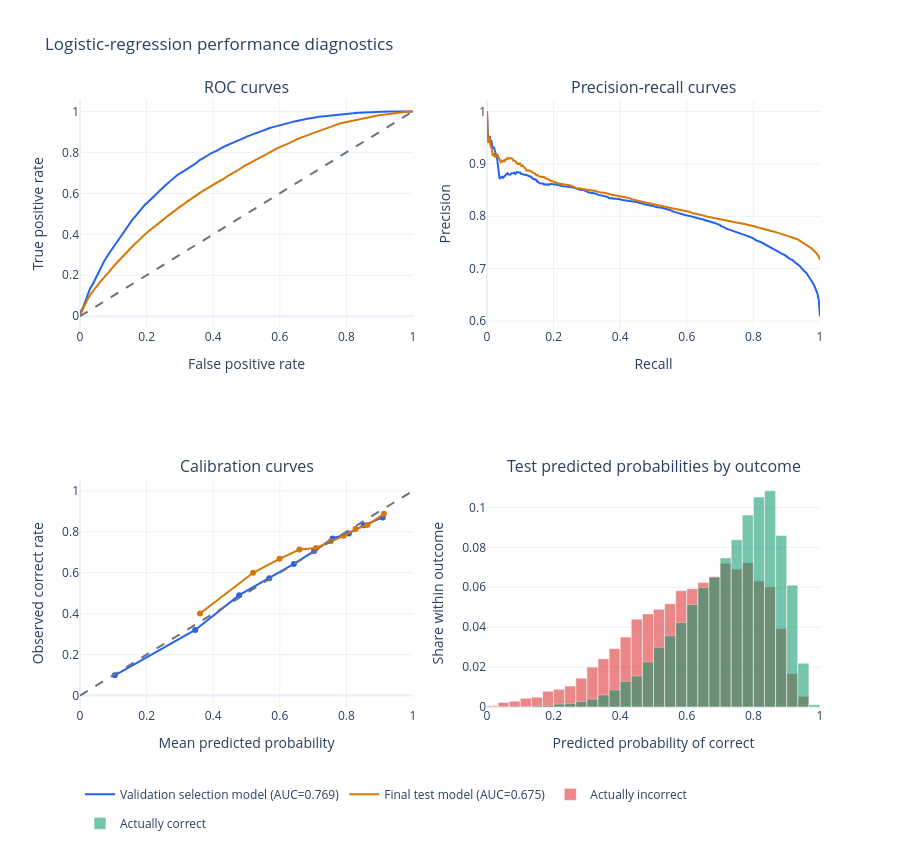

The notebook cell saved with this chart:
### Markdown cell above
## Performance curves and probability diagnostics

### Code cell
diagnostic_figure = make_subplots(
    rows=2,
    cols=2,
    subplot_titles=(
        "ROC curves",
        "Precision-recall curves",
        "Calibration curves",
        "Test predicted probabilities by outcome",
    ),
)


def thin_curve(
    x_values: np.ndarray, y_values: np.ndarray, max_points: int = 1_000
) -> tuple[np.ndarray, np.ndarray]:
    '''Retain evenly spaced plotting points while leaving metrics exact.'''
    if len(x_values) <= max_points:
        return x_values, y_values
    positions = np.unique(
        np.linspace(0, len(x_values) - 1, max_points, dtype=int)
    )
    return x_values[positions], y_values[positions]


curve_inputs = [
    ("Validation selection model", y_validation, validation_probability, "#2563EB"),
    ("Final test model", y_test, test_probability, "#D97706"),
]

for label, y_true, probability, color in curve_inputs:
    false_positive_rate, true_positive_rate, _ = roc_curve(y_true, probability)
    false_positive_rate, true_positive_rate = thin_curve(
        false_positive_rate, true_positive_rate
    )
    diagnostic_figure.add_trace(
        go.Scatter(
            x=false_positive_rate,
            y=true_positive_rate,
            mode="lines",
            name=f"{label} (AUC={roc_auc_score(y_true, probability):.3f})",
            line={"color": color},
            legendgroup=label,
        ),
        row=1,
        col=1,
    )

    precision, recall, _ = precision_recall_curve(y_true, probability)
    recall, precision = thin_curve(recall, precision)
    diagnostic_figure.add_trace(
        go.Scatter(
            x=recall,
            y=precision,
            mode="lines",
            name=f"{label} (AP={average_precision_score(y_true, probability):.3f})",
            line={"color": color},
            legendgroup=label,
            showlegend=False,
        ),
        row=1,
        col=2,
    )

    observed_rate, predicted_rate = calibration_curve(
        y_true, probability, n_bins=10, strategy="quantile"
    )
    diagnostic_figure.add_trace(
        go.Scatter(
            x=predicted_rate,
            y=observed_rate,
            mode="lines+markers",
            name=label,
            line={"color": color},
            legendgroup=label,
            showlegend=False,
        ),
        row=2,
        col=1,
    )

diagnostic_figure.add_trace(
    go.Scatter(
        x=[0, 1],
        y=[0, 1],
        mode="lines",
        line={"color": "#6B7280", "dash": "dash"},
        name="Reference",
        showlegend=False,
    ),
    row=1,
    col=1,
)
diagnostic_figure.add_trace(
    go.Scatter(
        x=[0, 1],
        y=[0, 1],
        mode="lines",
        line={"color": "#6B7280", "dash": "dash"},
        name="Perfect calibration",
        showlegend=False,
    ),
    row=2,
    col=1,
)

for outcome, label, color in [
    (0, "Actually incorrect", "#DC2626"),
    (1, "Actually correct", "#059669"),
]:
    histogram_counts, histogram_edges = np.histogram(
        test_probability[y_test.to_numpy() == outcome],
        bins=np.linspace(0, 1, 31),
    )
    histogram_share = histogram_counts / histogram_counts.sum()
    histogram_centers = (histogram_edges[:-1] + histogram_edges[1:]) / 2
    diagnostic_figure.add_trace(
        go.Bar(
            x=histogram_centers,
            y=histogram_share,
            width=np.diff(histogram_edges),
            opacity=0.55,
            name=label,
            marker_color=color,
        ),
        row=2,
        col=2,
    )

diagnostic_figure.update_xaxes(title_text="False positive rate", row=1, col=1)
diagnostic_figure.update_yaxes(title_text="True positive rate", row=1, col=1)
diagnostic_figure.update_xaxes(title_text="Recall", row=1, col=2)
diagnostic_figure.update_yaxes(title_text="Precision", row=1, col=2)
diagnostic_figure.update_xaxes(title_text="Mean predicted probability", row=2, col=1)
diagnostic_figure.update_yaxes(title_text="Observed correct rate", row=2, col=1)
diagnostic_figure.update_xaxes(title_text="Predicted probability of correct", row=2, col=2)
diagnostic_figure.update_yaxes(title_text="Share within outcome", row=2, col=2)
diagnostic_figure.update_layout(
    title="Logistic-regression performance diagnostics",
    template="plotly_white",
    barmode="overlay",
    height=850,
    legend={"orientation": "h", "y": -0.12},
)
diagnostic_figure.show()

### Figure 1 — Plotly figure (JSON) as saved in the notebook; plotly's stock layout.template omitted (floating-point values rounded to 4 significant figures; data arrays with more than 128 entries replaced by an {"elided": "..."} marker saying what was removed)
{"data": [{"legendgroup": "Validation selection model", "line": {"color": "#2563EB"}, "mode": "lines", "name": "Validation selection model (AUC=0.769)", "type": "scatter", "x": {"elided": "1000 float values"}, "xaxis": "x", "y": {"elided": "1000 float values"}, "yaxis": "y"}, {"legendgroup": "Validation selection model", "line": {"color": "#2563EB"}, "mode": "lines", "name": "Validation selection model (AP=0.809)", "showlegend": false, "type": "scatter", "x": {"elided": "1000 float values"}, "xaxis": "x2", "y": {"elided": "1000 float values"}, "yaxis": "y2"}, {"legendgroup": "Validation selection model", "line": {"color": "#2563EB"}, "mode": "lines+markers", "name": "Validation selection model", "showlegend": false, "type": "scatter", "x": [0.1045, 0.3458, 0.478, 0.5683, 0.6422, 0.7031, 0.7584, 0.8073, 0.852, 0.9092], "xaxis": "x3", "y": [0.0992, 0.3205, 0.4905, 0.5729, 0.643, 0.7057, 0.7674, 0.7918, 0.8311, 0.87], "yaxis": "y3"}, {"legendgroup": "Final test model", "line": {"color": "#D97706"}, "mode": "lines", "name": "Final test model (AUC=0.675)", "type": "scatter", "x": {"elided": "1000 float values"}, "xaxis": "x", "y": {"elided": "1000 float values"}, "yaxis": "y"}, {"legendgroup": "Final test model", "line": {"color": "#D97706"}, "mode": "lines", "name": "Final test model (AP=0.825)", "showlegend": false, "type": "scatter", "x": {"elided": "1000 float values"}, "xaxis": "x2", "y": {"elided": "1000 float values"}, "yaxis": "y2"}, {"legendgroup": "Final test model", "line": {"color": "#D97706"}, "mode": "lines+markers", "name": "Final test model", "showlegend": false, "type": "scatter", "x": [0.3604, 0.5199, 0.5991, 0.6589, 0.7092, 0.7527, 0.7917, 0.8276, 0.8631, 0.9127], "xaxis": "x3", "y": [0.4007, 0.5996, 0.6677, 0.7132, 0.7206, 0.754, 0.78, 0.8129, 0.8327, 0.8874], "yaxis": "y3"}, {"line": {"color": "#6B7280", "dash": "dash"}, "mode": "lines", "name": "Reference", "showlegend": false, "type": "scatter", "x": [0, 1], "xaxis": "x", "y": [0, 1], "yaxis": "y"}, {"line": {"color": "#6B7280", "dash": "dash"}, "mode": "lines", "name": "Perfect calibration", "showlegend": false, "type": "scatter", "x": [0, 1], "xaxis": "x3", "y": [0, 1], "yaxis": "y3"}, {"marker": {"color": "#DC2626"}, "name": "Actually incorrect", "opacity": 0.55, "type": "bar", "width": [0.03333, 0.03333, 0.03333, 0.03333, 0.03333, 0.03333, 0.03333, 0.03333, 0.03333, 0.03333, 0.03333, 0.03333, 0.03333, 0.03333, 0.03333, 0.03333, 0.03333, 0.03333, 0.03333, 0.03333, 0.03333, 0.03333, 0.03333, 0.03333, 0.03333, 0.03333, 0.03333, 0.03333, 0.03333, 0.03333], "x": [0.01667, 0.05, 0.08333, 0.1167, 0.15, 0.1833, 0.2167, 0.25, 0.2833, 0.3167, 0.35, 0.3833, 0.4167, 0.45, 0.4833, 0.5167, 0.55, 0.5833, 0.6167, 0.65, 0.6833, 0.7167, 0.75, 0.7833, 0.8167, 0.85, 0.8833, 0.9167, 0.95, 0.9833], "xaxis": "x4", "y": [0.0006354, 0.002269, 0.002905, 0.004357, 0.004902, 0.007898, 0.008896, 0.01053, 0.01443, 0.01997, 0.02415, 0.02923, 0.03504, 0.04403, 0.04666, 0.04893, 0.05174, 0.05828, 0.05928, 0.06236, 0.06536, 0.07199, 0.06908, 0.07226, 0.06318, 0.06009, 0.03931, 0.01679, 0.005356, 9.078e-05], "yaxis": "y4"}, {"marker": {"color": "#059669"}, "name": "Actually correct", "opacity": 0.55, "type": "bar", "width": [0.03333, 0.03333, 0.03333, 0.03333, 0.03333, 0.03333, 0.03333, 0.03333, 0.03333, 0.03333, 0.03333, 0.03333, 0.03333, 0.03333, 0.03333, 0.03333, 0.03333, 0.03333, 0.03333, 0.03333, 0.03333, 0.03333, 0.03333, 0.03333, 0.03333, 0.03333, 0.03333, 0.03333, 0.03333, 0.03333], "x": [0.01667, 0.05, 0.08333, 0.1167, 0.15, 0.1833, 0.2167, 0.25, 0.2833, 0.3167, 0.35, 0.3833, 0.4167, 0.45, 0.4833, 0.5167, 0.55, 0.5833, 0.6167, 0.65, 0.6833, 0.7167, 0.75, 0.7833, 0.8167, 0.85, 0.8833, 0.9167, 0.95, 0.9833], "xaxis": "x4", "y": [7.17e-05, 0.0001076, 0.0003585, 0.0002151, 0.0005019, 0.0007529, 0.00147, 0.001757, 0.002725, 0.003944, 0.006023, 0.008568, 0.01283, 0.01556, 0.02255, 0.02986, 0.03571, 0.04238, 0.05137, 0.05987, 0.06507, 0.07471, 0.08382, 0.09615, 0.1052, 0.1083, 0.08594, 0.06105, 0.02194, 0.001147], "yaxis": "y4"}], "layout": {"annotations": [{"font": {"size": 16}, "showarrow": false, "text": "ROC curves", "x": 0.225, "xanchor": "center", "xref": "paper", "y": 1.0, "yanchor": "bottom", "yref": "paper"}, {"font": {"size": 16}, "showarrow": false, "text": "Precision-recall curves", "x": 0.775, "xanchor": "center", "xref": "paper", "y": 1.0, "yanchor": "bottom", "yref": "paper"}, {"font": {"size": 16}, "showarrow": false, "text": "Calibration curves", "x": 0.225, "xanchor": "center", "xref": "paper", "y": 0.375, "yanchor": "bottom", "yref": "paper"}, {"font": {"size": 16}, "showarrow": false, "text": "Test predicted probabilities by outcome", "x": 0.775, "xanchor": "center", "xref": "paper", "y": 0.375, "yanchor": "bottom", "yref": "paper"}], "barmode": "overlay", "height": 850, "legend": {"orientation": "h", "y": -0.12}, "title": {"text": "Logistic-regression performance diagnostics"}, "xaxis": {"anchor": "y", "domain": [0.0, 0.45], "title": {"text": "False positive rate"}}, "xaxis2": {"anchor": "y2", "domain": [0.55, 1.0], "title": {"text": "Recall"}}, "xaxis3": {"anchor": "y3", "domain": [0.0, 0.45], "title": {"text": "Mean predicted probability"}}, "xaxis4": {"anchor": "y4", "domain": [0.55, 1.0], "title": {"text": "Predicted probability of correct"}}, "yaxis": {"anchor": "x", "domain": [0.625, 1.0], "title": {"text": "True positive rate"}}, "yaxis2": {"anchor": "x2", "domain": [0.625, 1.0], "title": {"text": "Precision"}}, "yaxis3": {"anchor": "x3", "domain": [0.0, 0.375], "title": {"text": "Observed correct rate"}}, "yaxis4": {"anchor": "x4", "domain": [0.0, 0.375], "title": {"text": "Share within outcome"}}}}
